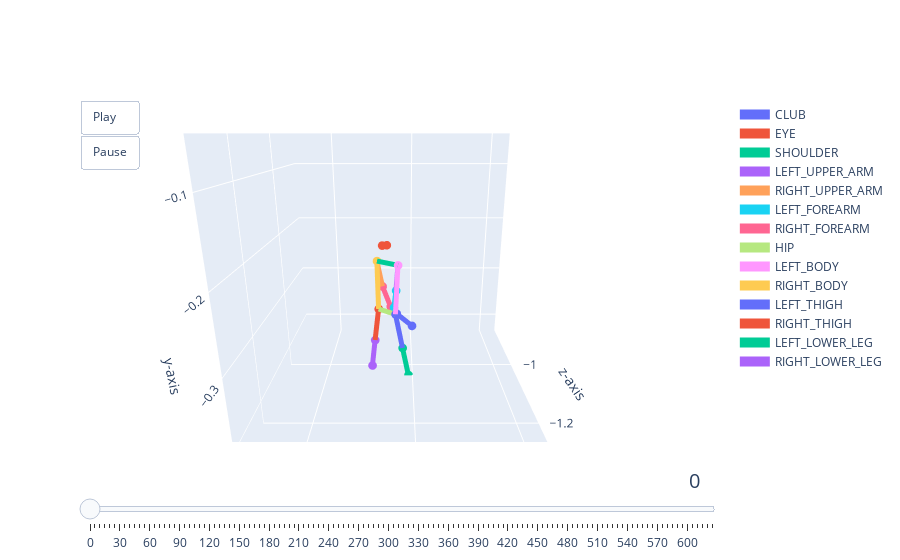

Notebook code for this chart:
### Code cell
show_3d_swing(df, window=10, frame_step=5, SAVE_PATH='../results/sample/3d_swing.html')

### Figure 1 — Plotly figure (JSON) as saved in the notebook; plotly's stock layout.template omitted (floating-point values rounded to 4 significant figures)
{"data": [{"line": {"width": 10}, "marker": {"size": 3}, "mode": "lines+markers", "name": "CLUB", "type": "scatter3d", "x": [0.237, 0.1966], "y": [-0.3341, -0.412], "z": [-1.01, -0.8646]}, {"line": {"width": 10}, "marker": {"size": 3}, "mode": "lines+markers", "name": "EYE", "type": "scatter3d", "x": [0.2571, 0.2668], "y": [-0.209, -0.2091], "z": [-1.043, -1.045]}, {"line": {"width": 10}, "marker": {"size": 3}, "mode": "lines+markers", "name": "SHOULDER", "type": "scatter3d", "x": [0.2331, 0.2777], "y": [-0.2344, -0.2314], "z": [-1.07, -1.055]}, {"line": {"width": 10}, "marker": {"size": 3}, "mode": "lines+markers", "name": "LEFT_UPPER_ARM", "type": "scatter3d", "x": [0.2331, 0.2375], "y": [-0.2344, -0.2777], "z": [-1.07, -1.06]}, {"line": {"width": 10}, "marker": {"size": 3}, "mode": "lines+markers", "name": "RIGHT_UPPER_ARM", "type": "scatter3d", "x": [0.2777, 0.2673], "y": [-0.2314, -0.2756], "z": [-1.055, -1.044]}, {"line": {"width": 10}, "marker": {"size": 3}, "mode": "lines+markers", "name": "LEFT_FOREARM", "type": "scatter3d", "x": [0.2375, 0.2427], "y": [-0.2777, -0.3146], "z": [-1.06, -1.034]}, {"line": {"width": 10}, "marker": {"size": 3}, "mode": "lines+markers", "name": "RIGHT_FOREARM", "type": "scatter3d", "x": [0.2673, 0.2502], "y": [-0.2756, -0.3153], "z": [-1.044, -1.028]}, {"line": {"width": 10}, "marker": {"size": 3}, "mode": "lines+markers", "name": "HIP", "type": "scatter3d", "x": [0.2386, 0.275], "y": [-0.3103, -0.3054], "z": [-1.081, -1.069]}, {"line": {"width": 10}, "marker": {"size": 3}, "mode": "lines+markers", "name": "LEFT_BODY", "type": "scatter3d", "x": [0.2331, 0.2386], "y": [-0.2344, -0.3103], "z": [-1.07, -1.081]}, {"line": {"width": 10}, "marker": {"size": 3}, "mode": "lines+markers", "name": "RIGHT_BODY", "type": "scatter3d", "x": [0.2777, 0.275], "y": [-0.2314, -0.3054], "z": [-1.055, -1.069]}, {"line": {"width": 10}, "marker": {"size": 3}, "mode": "lines+markers", "name": "LEFT_THIGH", "type": "scatter3d", "x": [0.2386, 0.2234], "y": [-0.3103, -0.3762], "z": [-1.081, -1.063]}, {"line": {"width": 10}, "marker": {"size": 3}, "mode": "lines+markers", "name": "RIGHT_THIGH", "type": "scatter3d", "x": [0.275, 0.2858], "y": [-0.3054, -0.3689], "z": [-1.069, -1.045]}, {"line": {"width": 10}, "marker": {"size": 3}, "mode": "lines+markers", "name": "LEFT_LOWER_LEG", "type": "scatter3d", "x": [0.2234, 0.2094], "y": [-0.3762, -0.4361], "z": [-1.063, -1.043]}, {"line": {"width": 10}, "marker": {"size": 3}, "mode": "lines+markers", "name": "RIGHT_LOWER_LEG", "type": "scatter3d", "x": [0.2858, 0.2952], "y": [-0.3689, -0.4266], "z": [-1.045, -1.024]}], "layout": {"scene": {"aspectmode": "manual", "aspectratio": {"x": 1, "y": 1, "z": 1}, "camera": {"center": {"x": 0, "y": 0, "z": 0}, "eye": {"x": 0, "y": 0.5, "z": -1.5}, "up": {"x": 0, "y": 0, "z": 1}}, "xaxis": {"range": [-0.04342, 0.4969], "title": {"text": "x-axis"}}, "yaxis": {"range": [-0.4361, -0.04772], "title": {"text": "y-axis"}}, "zaxis": {"range": [-1.324, -0.8263], "title": {"text": "z-axis"}}}, "sliders": [{"active": 0, "currentvalue": {"font": {"size": 20}, "prefix": "", "visible": true, "xanchor": "right"}, "steps": [{"args": [["0"], {"frame": {"duration": 1, "redraw": true}, "mode": "immediate"}], "label": "0", "method": "animate"}, {"args": [["5"], {"frame": {"duration": 1, "redraw": true}, "mode": "immediate"}], "label": "5", "method": "animate"}, {"args": [["10"], {"frame": {"duration": 1, "redraw": true}, "mode": "immediate"}], "label": "10", "method": "animate"}, {"args": [["15"], {"frame": {"duration": 1, "redraw": true}, "mode": "immediate"}], "label": "15", "method": "animate"}, {"args": [["20"], {"frame": {"duration": 1, "redraw": true}, "mode": "immediate"}], "label": "20", "method": "animate"}, {"args": [["25"], {"frame": {"duration": 1, "redraw": true}, "mode": "immediate"}], "label": "25", "method": "animate"}, {"args": [["30"], {"frame": {"duration": 1, "redraw": true}, "mode": "immediate"}], "label": "30", "method": "animate"}, {"args": [["35"], {"frame": {"duration": 1, "redraw": true}, "mode": "immediate"}], "label": "35", "method": "animate"}, {"args": [["40"], {"frame": {"duration": 1, "redraw": true}, "mode": "immediate"}], "label": "40", "method": "animate"}, {"args": [["45"], {"frame": {"duration": 1, "redraw": true}, "mode": "immediate"}], "label": "45", "method": "animate"}, {"args": [["50"], {"frame": {"duration": 1, "redraw": true}, "mode": "immediate"}], "label": "50", "method": "animate"}, {"args": [["55"], {"frame": {"duration": 1, "redraw": true}, "mode": "immediate"}], "label": "55", "method": "animate"}, {"args": [["60"], {"frame": {"duration": 1, "redraw": true}, "mode": "immediate"}], "label": "60", "method": "animate"}, {"args": [["65"], {"frame": {"duration": 1, "redraw": true}, "mode": "immediate"}], "label": "65", "method": "animate"}, {"args": [["70"], {"frame": {"duration": 1, "redraw": true}, "mode": "immediate"}], "label": "70", "method": "animate"}, {"args": [["75"], {"frame": {"duration": 1, "redraw": true}, "mode": "immediate"}], "label": "75", "method": "animate"}, {"args": [["80"], {"frame": {"duration": 1, "redraw": true}, "mode": "immediate"}], "label": "80", "method": "animate"}, {"args": [["85"], {"frame": {"duration": 1, "redraw": true}, "mode": "immediate"}], "label": "85", "method": "animate"}, {"args": [["90"], {"frame": {"duration": 1, "redraw": true}, "mode": "immediate"}], "label": "90", "method": "animate"}, {"args": [["95"], {"frame": {"duration": 1, "redraw": true}, "mode": "immediate"}], "label": "95", "method": "animate"}, {"args": [["100"], {"frame": {"duration": 1, "redraw": true}, "mode": "immediate"}], "label": "100", "method": "animate"}, {"args": [["105"], {"frame": {"duration": 1, "redraw": true}, "mode": "immediate"}], "label": "105", "method": "animate"}, {"args": [["110"], {"frame": {"duration": 1, "redraw": true}, "mode": "immediate"}], "label": "110", "method": "animate"}, {"args": [["115"], {"frame": {"duration": 1, "redraw": true}, "mode": "immediate"}], "label": "115", "method": "animate"}, {"args": [["120"], {"frame": {"duration": 1, "redraw": true}, "mode": "immediate"}], "label": "120", "method": "animate"}, {"args": [["125"], {"frame": {"duration": 1, "redraw": true}, "mode": "immediate"}], "label": "125", "method": "animate"}, {"args": [["130"], {"frame": {"duration": 1, "redraw": true}, "mode": "immediate"}], "label": "130", "method": "animate"}, {"args": [["135"], {"frame": {"duration": 1, "redraw": true}, "mode": "immediate"}], "label": "135", "method": "animate"}, {"args": [["140"], {"frame": {"duration": 1, "redraw": true}, "mode": "immediate"}], "label": "140", "method": "animate"}, {"args": [["145"], {"frame": {"duration": 1, "redraw": true}, "mode": "immediate"}], "label": "145", "method": "animate"}, {"args": [["150"], {"frame": {"duration": 1, "redraw": true}, "mode": "immediate"}], "label": "150", "method": "animate"}, {"args": [["155"], {"frame": {"duration": 1, "redraw": true}, "mode": "immediate"}], "label": "155", "method": "animate"}, {"args": [["160"], {"frame": {"duration": 1, "redraw": true}, "mode": "immediate"}], "label": "160", "method": "animate"}, {"args": [["165"], {"frame": {"duration": 1, "redraw": true}, "mode": "immediate"}], "label": "165", "method": "animate"}, {"args": [["170"], {"frame": {"duration": 1, "redraw": true}, "mode": "immediate"}], "label": "170", "method": "animate"}, {"args": [["175"], {"frame": {"duration": 1, "redraw": true}, "mode": "immediate"}], "label": "175", "method": "animate"}, {"args": [["180"], {"frame": {"duration": 1, "redraw": true}, "mode": "immediate"}], "label": "180", "method": "animate"}, {"args": [["185"], {"frame": {"duration": 1, "redraw": true}, "mode": "immediate"}], "label": "185", "method": "animate"}, {"args": [["190"], {"frame": {"duration": 1, "redraw": true}, "mode": "immediate"}], "label": "190", "method": "animate"}, {"args": [["195"], {"frame": {"duration": 1, "redraw": true}, "mode": "immediate"}], "label": "195", "method": "animate"}, {"args": [["200"], {"frame": {"duration": 1, "redraw": true}, "mode": "immediate"}], "label": "200", "method": "animate"}, {"args": [["205"], {"frame": {"duration": 1, "redraw": true}, "mode": "immediate"}], "label": "205", "method": "animate"}, {"args": [["210"], {"frame": {"duration": 1, "redraw": true}, "mode": "immediate"}], "label": "210", "method": "animate"}, {"args": [["215"], {"frame": {"duration": 1, "redraw": true}, "mode": "immediate"}], "label": "215", "method": "animate"}, {"args": [["220"], {"frame": {"duration": 1, "redraw": true}, "mode": "immediate"}], "label": "220", "method": "animate"}, {"args": [["225"], {"frame": {"duration": 1, "redraw": true}, "mode": "immediate"}], "label": "225", "method": "animate"}, {"args": [["230"], {"frame": {"duration": 1, "redraw": true}, "mode": "immediate"}], "label": "230", "method": "animate"}, {"args": [["235"], {"frame": {"duration": 1, "redraw": true}, "mode": "immediate"}], "label": "235", "method": "animate"}, {"args": [["240"], {"frame": {"duration": 1, "redraw": true}, "mode": "immediate"}], "label": "240", "method": "animate"}, {"args": [["245"], {"frame": {"duration": 1, "redraw": true}, "mode": "immediate"}], "label": "245", "method": "animate"}, {"args": [["250"], {"frame": {"duration": 1, "redraw": true}, "mode": "immediate"}], "label": "250", "method": "animate"}, {"args": [["255"], {"frame": {"duration": 1, "redraw": true}, "mode": "immediate"}], "label": "255", "method": "animate"}, {"args": [["260"], {"frame": {"duration": 1, "redraw": true}, "mode": "immediate"}], "label": "260", "method": "animate"}, {"args": [["265"], {"frame": {"duration": 1, "redraw": true}, "mode": "immediate"}], "label": "265", "method": "animate"}, {"args": [["270"], {"frame": {"duration": 1, "redraw": true}, "mode": "immediate"}], "label": "270", "method": "animate"}, {"args": [["275"], {"frame": {"duration": 1, "redraw": true}, "mode": "immediate"}], "label": "275", "method": "animate"}, {"args": [["280"], {"frame": {"duration": 1, "redraw": true}, "mode": "immediate"}], "label": "280", "method": "animate"}, {"args": [["285"], {"frame": {"duration": 1, "redraw": true}, "mode": "immediate"}], "label": "285", "method": "animate"}, {"args": [["290"], {"frame": {"duration": 1, "redraw": true}, "mode": "immediate"}], "label": "290", "method": "animate"}, {"args": [["295"], {"frame": {"duration": 1, "redraw": true}, "mode": "immediate"}], "label": "295", "method": "animate"}, {"args": [["300"], {"frame": {"duration": 1, "redraw": true}, "mode": "immediate"}], "label": "300", "method": "animate"}, {"args": [["305"], {"frame": {"duration": 1, "redraw": true}, "mode": "immediate"}], "label": "305", "method": "animate"}, {"args": [["310"], {"frame": {"duration": 1, "redraw": true}, "mode": "immediate"}], "label": "310", "method": "animate"}, {"args": [["315"], {"frame": {"duration": 1, "redraw": true}, "mode": "immediate"}], "label": "315", "method": "animate"}, {"args": [["320"], {"frame": {"duration": 1, "redraw": true}, "mode": "immediate"}], "label": "320", "method": "animate"}, {"args": [["325"], {"frame": {"duration": 1, "redraw": true}, "mode": "immediate"}], "label": "325", "method": "animate"}, {"args": [["330"], {"frame": {"duration": 1, "redraw": true}, "mode": "immediate"}], "label": "330", "method": "animate"}, {"args": [["335"], {"frame": {"duration": 1, "redraw": true}, "mode": "immediate"}], "label": "335", "method": "animate"}, {"args": [["340"], {"frame": {"duration": 1, "redraw": true}, "mode": "immediate"}], "label": "340", "method": "animate"}, {"args": [["345"], {"frame": {"duration": 1, "redraw": true}, "mode": "immediate"}], "label": "345", "method": "animate"}, {"args": [["350"], {"frame": {"duration": 1, "redraw": true}, "mode": "immediate"}], "label": "350", "method": "animate"}, {"args": [["355"], {"frame": {"duration": 1, "redraw": true}, "mode": "immediate"}], "label": "355", "method": "animate"}, {"args": [["360"], {"frame": {"duration": 1, "redraw": true}, "mode": "immediate"}], "label": "360", "method": "animate"}, {"args": [["365"], {"frame": {"duration": 1, "redraw": true}, "mode": "immediate"}], "label": "365", "method": "animate"}, {"args": [["370"], {"frame": {"duration": 1, "redraw": true}, "mode": "immediate"}], "label": "370", "method": "animate"}, {"args": [["375"], {"frame": {"duration": 1, "redraw": true}, "mode": "immediate"}], "label": "375", "method": "animate"}, {"args": [["380"], {"frame": {"duration": 1, "redraw": true}, "mode": "immediate"}], "label": "380", "method": "animate"}, {"args": [["385"], {"frame": {"duration": 1, "redraw": true}, "mode": "immediate"}], "label": "385", "method": "animate"}, {"args": [["390"], {"frame": {"duration": 1, "redraw": true}, "mode": "immediate"}], "label": "390", "method": "animate"}, {"args": [["395"], {"frame": {"duration": 1, "redraw": true}, "mode": "immediate"}], "label": "395", "method": "animate"}, {"args": [["400"], {"frame": {"duration": 1, "redraw": true}, "mode": "immediate"}], "label": "400", "method": "animate"}, {"args": [["405"], {"frame": {"duration": 1, "redraw": true}, "mode": "immediate"}], "label": "405", "method": "animate"}, {"args": [["410"], {"frame": {"duration": 1, "redraw": true}, "mode": "immediate"}], "label": "410", "method": "animate"}, {"args": [["415"], {"frame": {"duration": 1, "redraw": true}, "mode": "immediate"}], "label": "415", "method": "animate"}, {"args": [["420"], {"frame": {"duration": 1, "redraw": true}, "mode": "immediate"}], "label": "420", "method": "animate"}, {"args": [["425"], {"frame": {"duration": 1, "redraw": true}, "mode": "immediate"}], "label": "425", "method": "animate"}, {"args": [["430"], {"frame": {"duration": 1, "redraw": true}, "mode": "immediate"}], "label": "430", "method": "animate"}, {"args": [["435"], {"frame": {"duration": 1, "redraw": true}, "mode": "immediate"}], "label": "435", "method": "animate"}, {"args": [["440"], {"frame": {"duration": 1, "redraw": true}, "mode": "immediate"}], "label": "440", "method": "animate"}, {"args": [["445"], {"frame": {"duration": 1, "redraw": true}, "mode": "immediate"}], "label": "445", "method": "animate"}, {"args": [["450"], {"frame": {"duration": 1, "redraw": true}, "mode": "immediate"}], "label": "450", "method": "animate"}, {"args": [["455"], {"frame": {"duration": 1, "redraw": true}, "mode": "immediate"}], "label": "455", "method": "animate"}, {"args": [["460"], {"frame": {"duration": 1, "redraw": true}, "mode": "immediate"}], "label": "460", "method": "animate"}, {"args": [["465"], {"frame": {"duration": 1, "redraw": true}, "mode": "immediate"}], "label": "465", "method": "animate"}, {"args": [["470"], {"frame": {"duration": 1, "redraw": true}, "mode": "immediate"}], "label": "470", "method": "animate"}, {"args": [["475"], {"frame": {"duration": 1, "redraw": true}, "mode": "immediate"}], "label": "475", "method": "animate"}, {"args": [["480"], {"frame": {"duration": 1, "redraw": true}, "mode": "immediate"}], "label": "480", "method": "animate"}, {"args": [["485"], {"frame": {"duration": 1, "redraw": true}, "mode": "immediate"}], "label": "485", "method": "animate"}, {"args": [["490"], {"frame": {"duration": 1, "redraw": true}, "mode": "immediate"}], "label": "490", "method": "animate"}, {"args": [["495"], {"frame": {"duration": 1, "redraw": true}, "mode": "immediate"}], "label": "495", "method": "animate"}, {"args": [["500"], {"frame": {"duration": 1, "redraw": true}, "mode": "immediate"}], "label": "500", "method": "animate"}, {"args": [["505"], {"frame": {"duration": 1, "redraw": true}, "mode": "immediate"}], "label": "505", "method": "animate"}, {"args": [["510"], {"frame": {"duration": 1, "redraw": true}, "mode": "immediate"}], "label": "510", "method": "animate"}, {"args": [["515"], {"frame": {"duration": 1, "redraw": true}, "mode": "immediate"}], "label": "515", "method": "animate"}, {"args": [["520"], {"frame": {"duration": 1, "redraw": true}, "mode": "immediate"}], "label": "520", "method": "animate"}, {"args": [["525"], {"frame": {"duration": 1, "redraw": true}, "mode": "immediate"}], "label": "525", "method": "animate"}, {"args": [["530"], {"frame": {"duration": 1, "redraw": true}, "mode": "immediate"}], "label": "530", "method": "animate"}, {"args": [["535"], {"frame": {"duration": 1, "redraw": true}, "mode": "immediate"}], "label": "535", "method": "animate"}, {"args": [["540"], {"frame": {"duration": 1, "redraw": true}, "mode": "immediate"}], "label": "540", "method": "animate"}, {"args": [["545"], {"frame": {"duration": 1, "redraw": true}, "mode": "immediate"}], "label": "545", "method": "animate"}, {"args": [["550"], {"frame": {"duration": 1, "redraw": true}, "mode": "immediate"}], "label": "550", "method": "animate"}, {"args": [["555"], {"frame": {"duration": 1, "redraw": true}, "mode": "immediate"}], "label": "555", "method": "animate"}, {"args": [["560"], {"frame": {"duration": 1, "redraw": true}, "mode": "immediate"}], "label": "560", "method": "animate"}, {"args": [["565"], {"frame": {"duration": 1, "redraw": true}, "mode": "immediate"}], "label": "565", "method": "animate"}, {"args": [["570"], {"frame": {"duration": 1, "redraw": true}, "mode": "immediate"}], "label": "570", "method": "animate"}, {"args": [["575"], {"frame": {"duration": 1, "redraw": true}, "mode": "immediate"}], "label": "575", "method": "animate"}, {"args": [["580"], {"frame": {"duration": 1, "redraw": true}, "mode": "immediate"}], "label": "580", "method": "animate"}, {"args": [["585"], {"frame": {"duration": 1, "redraw": true}, "mode": "immediate"}], "label": "585", "method": "animate"}, {"args": [["590"], {"frame": {"duration": 1, "redraw": true}, "mode": "immediate"}], "label": "590", "method": "animate"}, {"args": [["595"], {"frame": {"duration": 1, "redraw": true}, "mode": "immediate"}], "label": "595", "method": "animate"}, {"args": [["600"], {"frame": {"duration": 1, "redraw": true}, "mode": "immediate"}], "label": "600", "method": "animate"}, {"args": [["605"], {"frame": {"duration": 1, "redraw": true}, "mode": "immediate"}], "label": "605", "method": "animate"}, {"args": [["610"], {"frame": {"duration": 1, "redraw": true}, "mode": "immediate"}], "label": "610", "method": "animate"}, {"args": [["615"], {"frame": {"duration": 1, "redraw": true}, "mode": "immediate"}], "label": "615", "method": "animate"}, {"args": [["620"], {"frame": {"duration": 1, "redraw": true}, "mode": "immediate"}], "label": "620", "method": "animate"}, {"args": [["625"], {"frame": {"duration": 1, "redraw": true}, "mode": "immediate"}], "label": "625", "method": "animate"}], "transition": {"duration": 0}}], "updatemenus": [{"buttons": [{"args": [null, {"frame": {"duration": 1, "redraw": true}, "fromcurrent": true, "transition": {"duration": 0}}], "label": "Play", "method": "animate"}, {"args": [[null], {"frame": {"duration": 0, "redraw": false}, "mode": "immediate", "transition": {"duration": 0}}], "label": "Pause", "method": "animate"}], "showactive": false, "type": "buttons", "x": 0, "xanchor": "left", "y": 1, "yanchor": "top"}]}}
